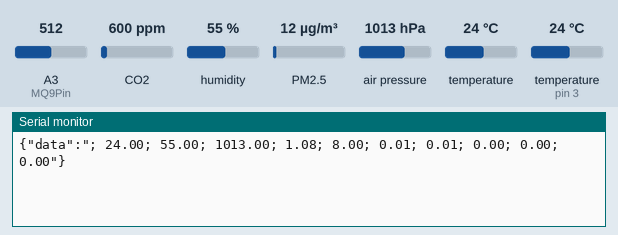
Simulated run of this sketch. Board: Arduino Uno, built with avr-gcc and run on an emulated ATmega328P. On the bench: the last lines printed to the serial monitor. Wiring (inferred from the names in the program): DHT11 sensor: data pin 3; dust sensor: data pin 8. Inputs (shaded band) come from the test bench; at power-on: CO2 600 ppm, humidity 55 %, A3 (MQ9Pin) = 512, air pressure 1013 hPa, temperature 24 °C, PM2.5 12 µg/m³, temperature (sensor on pin 3) 24 °C.

Above: at 1.3 s.
1.4 s: CO2 set to 452 ppm
At 2.7 s:
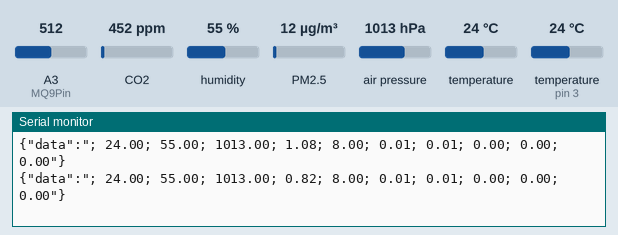
2.9 s: humidity set to 22 %
At 4.2 s:
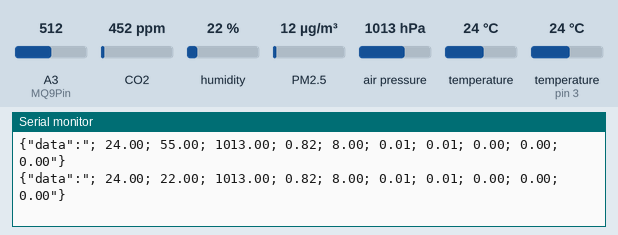
4.4 s: A3 (MQ9Pin) set to 716
At 5.5 s:
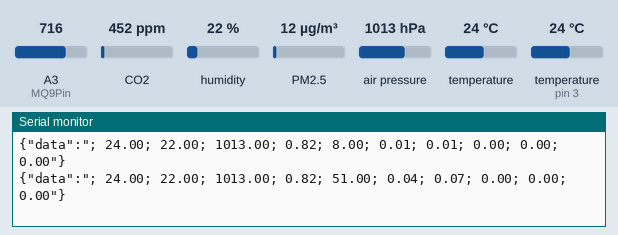
5.9 s: air pressure set to 952 hPa
At 6.8 s:
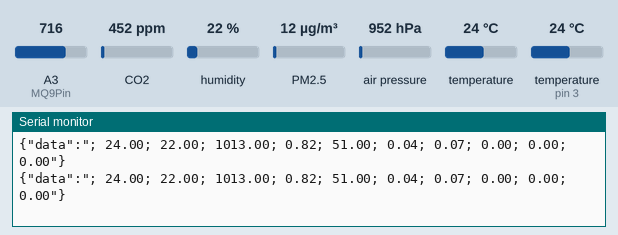
7.4 s: temperature (sensor 0) set to 12 °C
At 7.4 s:
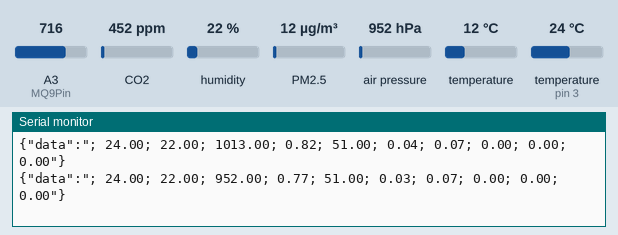
8.9 s: humidity set to 40 %
At 10.6 s:
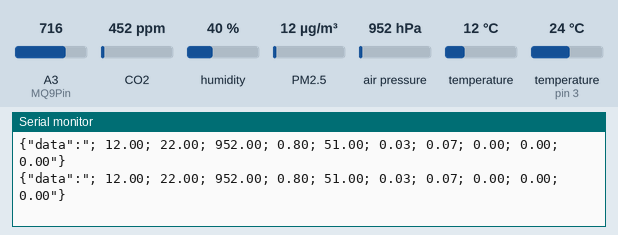
Timing chart, 0 to 11.4 s (numbered marks = the images above; inputs shaded):
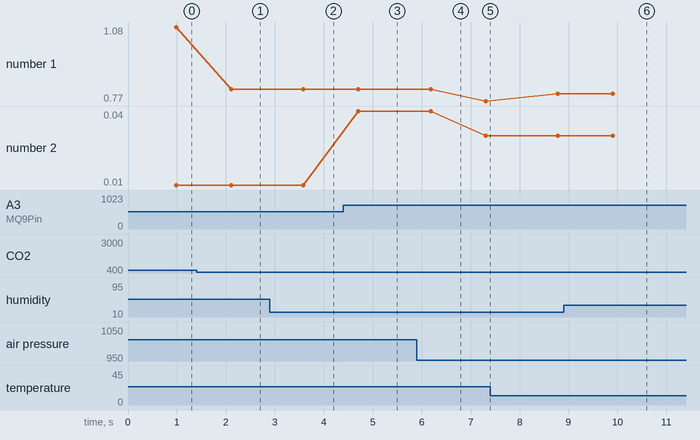

Measured:
- after the input at 1.4 s, the serial monitor: prints a new line after 0.71 s (image 1)
- after the input at 2.9 s, the serial monitor: prints a new line after 0.68 s (image 2)
- after the input at 4.4 s, the serial monitor: prints a new line after 0.31 s (image 3)
- plotted number 1: 1.08 → 0.82 after the input at 1.4 s, 0.82 → 0.77 after the input at 5.9 s, 0.77 → 0.8 after the input at 7.4 s
- plotted number 2: 0.01 → 0.04 after the input at 4.4 s, 0.04 → 0.03 after the input at 5.9 s

The sketch:

Diploma.ino
```cpp
#include <SoftwareSerial.h>
#include <MQ135.h>
#include <MQ9.h>
#include "DHT.h"
#include <SFE_BMP180.h>
#include <Wire.h>

#define MQ135Pin A2
#define MQ9Pin A3
#define DHTPIN 3


//CONSTANTS
const String API_KEY = "";
const String SERVER_URL = "SERVER_URL";
const double MOL_CO2 = 44.01;
const float MOL_LPG = 0;
const float MOL_CO = 28.01;
const float MOL_CH4 = 16.04;

SFE_BMP180 pressure;             // Объявляем переменную для доступа к SFE_BMP180

MQ135 mq135 = MQ135( MQ135Pin);  // инициализация объекта датчика
MQ9 mq9( MQ9Pin);
DHT dht(DHTPIN, DHT11);
/*Для пыли*/
int pin = 8;
unsigned long duration;
unsigned long starttime;
unsigned long sampletime_ms = 30000;
unsigned long lowpulseoccupancy = 0;
float ratio = 0;
float concentration = 0;
/*---------*/

void setup() {

  Serial.begin(9600); // последовательный порт для отображения данных
  mq9.calibrate();
  mq9.getRo();
  dht.begin();
  pressure.begin(); // Инициализация датчика
  pinMode(8, INPUT);
  starttime = millis(); //задержка для измерерния пыли
}

void loop() {

  duration = pulseIn(pin, LOW);
  lowpulseoccupancy = lowpulseoccupancy + duration;
  if ((millis() - starttime) > sampletime_ms)
  {

    ratio = lowpulseoccupancy / (sampletime_ms * 10.0); // Integer percentage 0=>100
    concentration = 1.1 * pow(ratio, 3) - 3.8 * pow(ratio, 2) + 520 * ratio + 0.62;
    lowpulseoccupancy = 0;
    starttime = millis();
  }

  //Readings
  double T, P, Ppa, Pmm;
  float latitude, longitude;

  pressure.startTemperature();
  delay(100);
  pressure.getTemperature(T);
  pressure.startPressure(3);
  delay(100);
  pressure.getPressure(P, T);
  float H = dht.readHumidity();
  double co2 = mq135.getPPM(); // чтение данных концентрации CO2
  double co2PDK = conversion(MOL_CO2, co2, T, P);
  float lpg = mq9.readLPG(); // чтение данных концентрации LPG
  float co = mq9.readCarbonMonoxide(); // чтение данных концентрации CO
  double coPDK = conversion(MOL_CO, co, T, P);
  float ch4 = mq9.readMethane(); // чтение данных концентрации Метан (CH4)
  double ch4PDK = conversion(MOL_CH4, ch4, T, P);

  //JSON Convert
  String jsonString = "{\"data\":\""
                      + API_KEY + "; "
                      + String(T) + "; "
                      + String(H) + "; "
                      + String(P) + "; "
                      + String(co2PDK) + "; "
                      + String(lpg) + "; "
                      + String(coPDK) + "; "
                      + String(ch4PDK) + "; "
                      + String(concentration) + "; "
                      + String(longitude) + "; " // Longitude
                      + String(latitude)// Latitude
                      + "\"}";
//  Serial.print("JSON: ");
  Serial.println(jsonString);
  delay(500);
}

double conversion (double a, double b, double c, double d) {
  return ( (a * b) / ((22.4 * (273 + c) * 101325000) / (273 * d * 100)));
}
```
